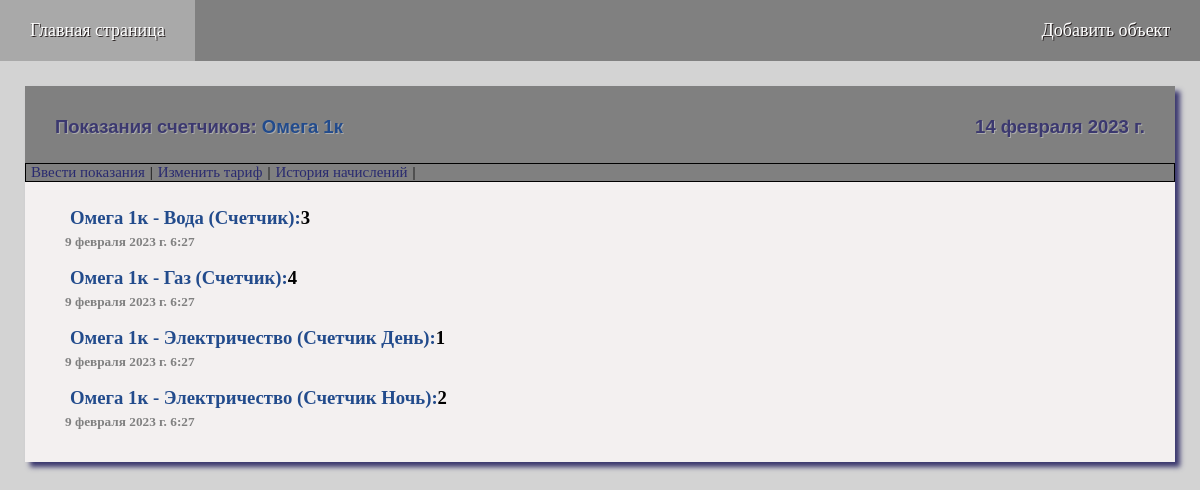
/counters/1/, run on an earlier commit of the app's database.
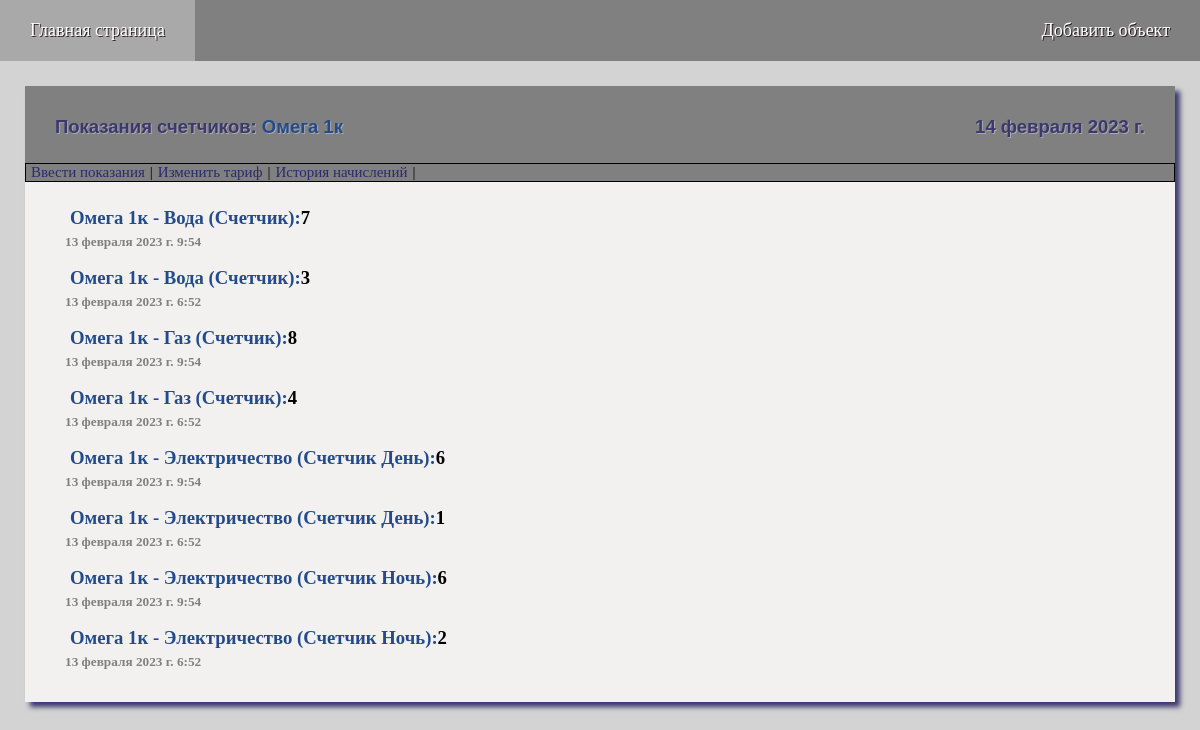
And on a later commit of the database.
### compay/models.py (models this page shows, shortened)
class Appartment(models.Model):
    NAME = 'Объекты'
    CT = [('counter', 'Счетчик'), ('tarif', 'Тариф')]
    name = models.CharField(max_length=50, unique=True, blank=False, verbose_name="Название объекта")
    adress = models.CharField(max_length=100, blank=True, verbose_name="Адрес объекта")
    created = models.DateTimeField(auto_now_add=True, verbose_name="Дата создания")
    electricity = models.BooleanField(default=False, verbose_name="Электричество")
    el_is_counter = models.CharField(choices=CT, max_length=50, default='tarif', blank=False, verbose_name="Расчет по")
    el_counter_discrete = models.BooleanField(default=False, verbose_name="Тариф зависит от потребления (Да/Нет)")
    el_night = models.BooleanField(default=False, verbose_name="Счетчик день-ночь (Да/Нет)")
    water = models.BooleanField(default=False, verbose_name="Вода")
    wat_is_counter = models.CharField(choices=CT, max_length=50, default='tarif', blank=False, verbose_name="Расчет по")
    gas = models.BooleanField(default=False, verbose_name="Газ")
    gas_is_counter = models.CharField(choices=CT, max_length=50, default='tarif', blank=False, verbose_name="Расчет по")
    kv = models.BooleanField(default=False, verbose_name="Квартплата")
    tbo = models.BooleanField(default=False, verbose_name="ТБО")
    domofon = models.BooleanField(default=False, verbose_name="Домофон")
    inet = models.BooleanField(default=False, verbose_name="Интернет")
    other = models.BooleanField(default=False, verbose_name="Другой платеж")
    class Meta:
        verbose_name = 'Объект'
        verbose_name_plural = 'Обьекты'
        ordering = ['name']
    def __str__(self):
        return self.name

class Counter(models.Model):
    NAME = 'Показания счетчика'
    LST = [('electricity', 'Электричество'), ('water', 'Вода'), ('gas', 'Газ')]
    TYPE = [('counter', 'Однотарифный'), ('day', 'День'), ('night', 'Ночь')]
    type = models.CharField(choices=TYPE, default='flat', max_length=15, blank=False, verbose_name="Тип счетчика")
    value = models.PositiveIntegerField(blank=False, verbose_name='Показания')
    previous = models.PositiveIntegerField(blank=True, default=0, verbose_name='Предыдущие показания')
    created = models.DateTimeField(auto_now_add=True, verbose_name="Дата ввода показаний")
    updated = models.DateTimeField(auto_now=True, verbose_name="Дата изменения")
    item = models.ForeignKey('Item', on_delete=models.CASCADE, verbose_name="Предмет расчета")
    class Meta:
        verbose_name = 'Показания счетчика'
        verbose_name_plural = 'Показания счетчиков'
        ordering = ['-created']
    def __str__(self):
        return str(self.item)

class Item(models.Model):
    LST = [('electricity', 'Электричество'), ('water', 'Вода'), ('gas', 'Газ'), ('kv', 'Квартплата'),
           ('tbo', 'ТБО'), ('domofon', 'Домофон'), ('inet', 'Интернет'), ('other', 'Другой вид оплаты')]
    CT = [('counter', 'Счетчик'), ('tarif', 'Тариф'), ('day', 'Счетчик День'),
          ('night', 'Счетчик Ночь'), ('total', 'Итого')]
    item_name = models.CharField(choices=LST, max_length=50, blank=False, verbose_name="Предмет расчета")
    is_counter = models.CharField(choices=CT, max_length=50, default='tarif', blank=False, verbose_name="Расчет")
    created = models.DateTimeField(auto_now_add=True, verbose_name="Дата создания")
    app = models.ForeignKey('Appartment', on_delete=models.CASCADE, verbose_name="Объект")
    class Meta:
        verbose_name = 'Конфигурация для расчета'
        verbose_name_plural = 'Конфигурации для расчета'
        ordering = ['id']
    def __str__(self):
        for k, v in self.LST:
            if k == self.item_name:
                name = v
        return str(self.app) + ' - ' + name + " (" + str(self.get_is_counter_display()) + ')'

### compay/views.py (the view)
# urls.py: path('counters/<int:app_selected>/', counters, name='counters'),
def counters(request, app_selected):
    global msgs, LST, date
    clean_msgs()
    counter_list = []
    submenu = [{"title": "Ввести показания", 'url_name': 'counter'},
               {"title": "Изменить тариф", 'url_name': 'tarif'},
               {"title": "История начислений", 'url_name': 'counter'}]
    ap = Appartment.objects.get(pk=app_selected)
    items = Item.objects.filter(app_id=app_selected)
    for item in items:
        counters = Counter.objects.filter(item=item.pk).order_by('-created')[:2]
        if len(counters) == 1: # Заполняем поле предыдущих показаний
            counters[0].previous = counters[0].value
            counters[0].save()
        elif len(counters) > 1:
            c2 = counters[1]
            c1 = counters[0]
            c1.previous = c2.value
            c1.save()
        for counter in counters:
            counter_list.append(counter)
    context = {'title': 'Показания счетчиков: ', 'menu': menu, 'submenu': submenu, 'msgs': msgs,
               'ap': ap, 'app_selected': app_selected, 'counter_list': counter_list, 'date': date}
    return render(request, 'compay/counters.html', context)

### compay/views.py (called while the page is built)
def clean_msgs(msg_to_clean=None):
    global msgs
    msgs_clean_list = ['Error']
    msgs_clean_list.append(msg_to_clean)
    for msg in msgs:
        if msg['description'] in msgs_clean_list:
            msgs.remove(msg)

### compay/templates/compay/counters.html (shortened to what this page needs)
{% extends 'compay/base.html' %}
{% block content %}
<div class="main">
    <div class="title">
        <div>{{ title }}<a  href="{% url 'app' ap.id %}" class="links">{{ ap }}</a></div>
        <div>{{ date }}</div>
    </div>
    <div  class="submenu">
        {% for s in submenu %}
                <a href="#" class="submenu_link">{{s.title}}</a> |
        {% endfor %}
    </div>
    <div class="window">
        <div>
        {% for counter in counter_list %}
            <h3 class="text"><a  href="{% url 'counter' ap.id counter.item_id %}" class="links">{{ counter }}:</a>{{ counter.value }}</h3>
            <h5 class="date">{{ counter.created }}</h5>
        {% endfor %}
        </div>
    </div>
</div>
{% endblock %}

### compay/templates/compay/base.html (shortened to what this page needs)
<!DOCTYPE html>
<html>
{% load static %}
<head>
	<link type="text/css" href="{% static 'compay/css/styles.css' %}" rel="stylesheet" />
</head>
<body>
{% block mainmenu %}
		<div class="menu">
			{% for m in menu %}
					<a href="{% url m.url_name %}" class="menu_link">{{m.title}}</a>
			{% endfor %}
		</div>
{% endblock mainmenu %}
<div class="content">
{% block content %}
{% endblock %}
</div>
</body>
</html>

### compay/static/compay/css/styles.css (style rules this page uses)
html, body { background-color: lightgrey; margin: 0; }
.content { padding: 25px; }
.title { display: flex; justify-content: space-between; font-family: 'Arial'; font-size: 18.5px; color: #3b386f; background-color: grey; padding: 30px 30px 25px 30px; margin: 0px; text-shadow: 1px 1px darkgrey; font-weight: bold; }
.menu { display: flex; justify-content: space-between; background-color: grey; font-size:18px; padding: 0px; }
.menu_link { color: white; text-decoration: none; text-shadow: 1px 1px #292222; padding: 20px 30px; }
.submenu { display: flex; background-color: grey; font-size:15px; padding: 0px; border: solid 1px black; }
.submenu_link { display: block; min-width: 100px; margin: 0 5px; color: #292a6f; text-decoration: none; text-align: center; }
.links { text-decoration: none; color: #224b8c; transition: font-size 0.2s; }
.main { background-color: #f3f0f0; box-shadow: 5px 5px 5px #3b386f; }
.window { display: flex; justify-content: space-between; padding: 0px 40px 20px 40px; }
.text { margin: 5px; }
.date { color: grey; margin: 0px; padding-bottom: 12px; }

What changed in the data, as far as the page shows it:
removed Counter: item.is_counter "Омега 1к - Вода (Счетчик)", value "3", created "9 февраля 2023 г. 6:27"
removed Counter: item.is_counter "Омега 1к - Газ (Счетчик)", value "4", created "9 февраля 2023 г. 6:27"
removed Counter: item.is_counter "Омега 1к - Электричество (Счетчик День)", value "1", created "9 февраля 2023 г. 6:27"
removed Counter: item.is_counter "Омега 1к - Электричество (Счетчик Ночь)", value "2", created "9 февраля 2023 г. 6:27"
added Counter: item.is_counter "Омега 1к - Вода (Счетчик)", value "7", created "13 февраля 2023 г. 9:54"
added Counter: item.is_counter "Омега 1к - Вода (Счетчик)", value "3", created "13 февраля 2023 г. 6:52"
added Counter: item.is_counter "Омега 1к - Газ (Счетчик)", value "8", created "13 февраля 2023 г. 9:54"
added Counter: item.is_counter "Омега 1к - Газ (Счетчик)", value "4", created "13 февраля 2023 г. 6:52"
added Counter: item.is_counter "Омега 1к - Электричество (Счетчик День)", value "6", created "13 февраля 2023 г. 9:54"
added Counter: item.is_counter "Омега 1к - Электричество (Счетчик День)", value "1", created "13 февраля 2023 г. 6:52"
added Counter: item.is_counter "Омега 1к - Электричество (Счетчик Ночь)", value "6", created "13 февраля 2023 г. 9:54"
added Counter: item.is_counter "Омега 1к - Электричество (Счетчик Ночь)", value "2", created "13 февраля 2023 г. 6:52"
